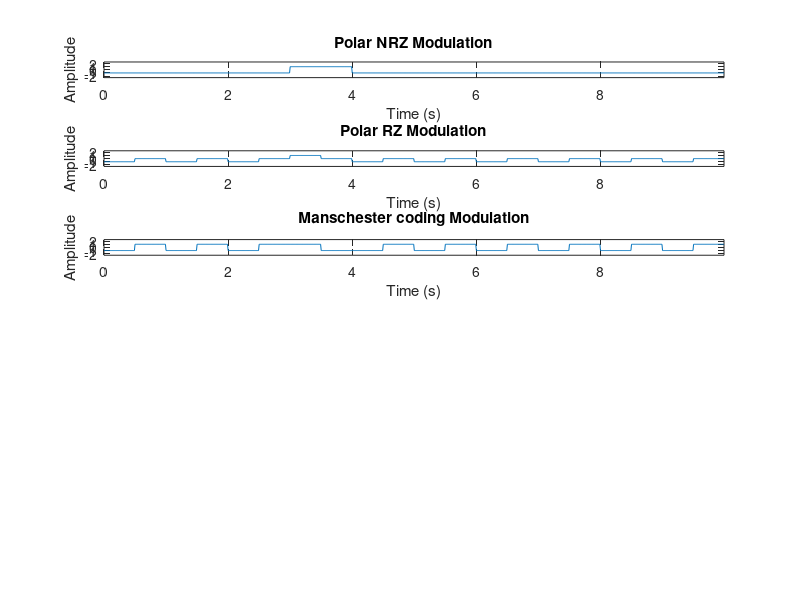

Write MATLAB code to recreate this figure.
clear all;
clc;

seq = randi([0 1], 1, 10);

Tb = 1; % bit duration
Fs = 100; % sampling frequency in Hz

t = linspace(0, Tb*length(seq), length(seq)*Fs+1);
t = t(1:end-1); % remove the last point to make sure that t and y have
                % the same length

%----------------- polar NRZ ---------------%
for i = 1:length(seq)
    if seq(i) == 0
        y((i-1)*Fs+1:i*Fs) = -1;
    else
        y((i-1)*Fs+1:i*Fs) = 1;
    end
end

% Plot the modulated signal
subplot(6, 1, 1);
plot(t, y);
axis([0 t(end) -2.5 2.5]);
xlabel('Time (s)');
ylabel('Amplitude');
title('Polar NRZ Modulation');
%----------------- polar NRZ ---------------%

%----------------- polar RZ ---------------%
for i = 1:length(seq)
  if seq(i) == 1
    y((i-1)*Fs+1:(i-0.5)*Fs) = 1;
    y((i-0.5)*Fs+1:i*Fs) = 0;
  else
    y((i-1)*Fs+1:(i-0.5)*Fs) = -1;
    y((i-0.5)*Fs+1:i*Fs) = 0;
  end
end


% Plot the modulated signal
subplot(6, 1, 2);
plot(t, y);
axis([0 t(end) -2.5 2.5]);
xlabel('Time (s)');
ylabel('Amplitude');
title('Polar RZ Modulation');
%----------------- polar RZ ---------------%

%---------- Manschester coding ------------%
for i = 1:length(seq)
  if seq(i) == 1
    y((i-1)*Fs+1:(i-0.5)*Fs) = 1;
    y((i-0.5)*Fs+1:i*Fs) = -1;
  else
    y((i-1)*Fs+1:(i-0.5)*Fs) = -1;
    y((i-0.5)*Fs+1:i*Fs) = 1;
  end
end


% Plot the modulated signal
subplot(6, 1, 3);
plot(t, y);
axis([0 t(end) -2.5 2.5]);
xlabel('Time (s)');
ylabel('Amplitude');
title('Manschester coding Modulation');
%---------- Manschester coding ------------%
